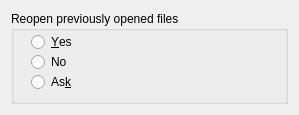
<?xml version="1.0" encoding="UTF-8"?>
<ui version="4.0">
 <class>KGraphViewerPreferencesReopenPreviouslyOpenedFilesWidget</class>
 <widget class="QWidget" name="KGraphViewerPreferencesReopenPreviouslyOpenedFilesWidget">
  <property name="geometry">
   <rect>
    <x>0</x>
    <y>0</y>
    <width>299</width>
    <height>115</height>
   </rect>
  </property>
  <property name="sizePolicy">
   <sizepolicy hsizetype="Minimum" vsizetype="Minimum">
    <horstretch>15</horstretch>
    <verstretch>0</verstretch>
   </sizepolicy>
  </property>
  <property name="minimumSize">
   <size>
    <width>100</width>
    <height>100</height>
   </size>
  </property>
  <layout class="QHBoxLayout">
   <item>
    <widget class="QGroupBox" name="reopenPreviouslyOpenedFilesMode">
     <property name="sizePolicy">
      <sizepolicy hsizetype="MinimumExpanding" vsizetype="MinimumExpanding">
       <horstretch>0</horstretch>
       <verstretch>0</verstretch>
      </sizepolicy>
     </property>
     <property name="title">
      <string>Reopen previously opened files</string>
     </property>
     <property name="checkable">
      <bool>false</bool>
     </property>
     <property name="checked">
      <bool>false</bool>
     </property>
     <property name="selectedId" stdset="0">
      <number>-1</number>
     </property>
     <widget class="QRadioButton" name="no">
      <property name="geometry">
       <rect>
        <x>20</x>
        <y>40</y>
        <width>107</width>
        <height>22</height>
       </rect>
      </property>
      <property name="text">
       <string>No</string>
      </property>
      <property name="shortcut">
       <string/>
      </property>
     </widget>
     <widget class="QRadioButton" name="yes">
      <property name="geometry">
       <rect>
        <x>20</x>
        <y>20</y>
        <width>107</width>
        <height>22</height>
       </rect>
      </property>
      <property name="text">
       <string>&amp;Yes</string>
      </property>
     </widget>
     <widget class="QRadioButton" name="ask">
      <property name="geometry">
       <rect>
        <x>20</x>
        <y>60</y>
        <width>107</width>
        <height>22</height>
       </rect>
      </property>
      <property name="text">
       <string>As&amp;k</string>
      </property>
     </widget>
    </widget>
   </item>
  </layout>
 </widget>
 <layoutdefault spacing="6" margin="11"/>
 <pixmapfunction>qPixmapFromMimeSource</pixmapfunction>
 <resources/>
 <connections/>
</ui>
